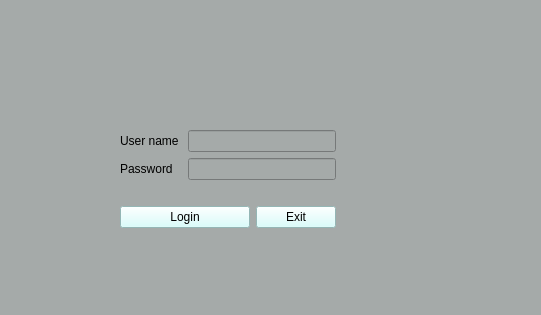
<?xml version="1.0" encoding="UTF-8"?>
<ui version="4.0">
 <class>new_login</class>
 <widget class="QMainWindow" name="new_login">
  <property name="geometry">
   <rect>
    <x>0</x>
    <y>0</y>
    <width>541</width>
    <height>315</height>
   </rect>
  </property>
  <property name="windowTitle">
   <string>Login User form</string>
  </property>
  <property name="styleSheet">
   <string notr="true">font: 700 10pt &quot;Times New Roman&quot;;
background-color: rgb(165, 170, 169);</string>
  </property>
  <widget class="QWidget" name="centralwidget">
   <widget class="QLabel" name="label_3">
    <property name="geometry">
     <rect>
      <x>60</x>
      <y>-5</y>
      <width>481</width>
      <height>111</height>
     </rect>
    </property>
    <property name="text">
     <string/>
    </property>
    <property name="pixmap">
     <pixmap>ui/logo-1.png</pixmap>
    </property>
   </widget>
   <widget class="QWidget" name="layoutWidget">
    <property name="geometry">
     <rect>
      <x>120</x>
      <y>130</y>
      <width>216</width>
      <height>98</height>
     </rect>
    </property>
    <layout class="QGridLayout" name="gridLayout">
     <item row="0" column="0">
      <widget class="QLabel" name="label">
       <property name="styleSheet">
        <string notr="true">font: 700 10pt &quot;Times New Roman&quot;;</string>
       </property>
       <property name="text">
        <string>User name</string>
       </property>
      </widget>
     </item>
     <item row="0" column="1" colspan="2">
      <widget class="QLineEdit" name="lineEdit"/>
     </item>
     <item row="1" column="0">
      <widget class="QLabel" name="label_2">
       <property name="styleSheet">
        <string notr="true">font: 700 10pt &quot;Times New Roman&quot;;</string>
       </property>
       <property name="text">
        <string>Password</string>
       </property>
      </widget>
     </item>
     <item row="1" column="1" colspan="2">
      <widget class="QLineEdit" name="lineEdit_2"/>
     </item>
     <item row="2" column="1" colspan="2">
      <widget class="QLabel" name="errorlabel">
       <property name="text">
        <string/>
       </property>
      </widget>
     </item>
     <item row="3" column="0" colspan="2">
      <widget class="QPushButton" name="pushButton">
       <property name="styleSheet">
        <string notr="true">font: 700 10pt &quot;Times New Roman&quot;;
background-color: rgb(207, 255, 253);</string>
       </property>
       <property name="text">
        <string>Login</string>
       </property>
      </widget>
     </item>
     <item row="3" column="2">
      <widget class="QPushButton" name="pushButton_2">
       <property name="styleSheet">
        <string notr="true">font: 700 10pt &quot;Times New Roman&quot;;
background-color: rgb(207, 255, 253);</string>
       </property>
       <property name="text">
        <string>Exit</string>
       </property>
      </widget>
     </item>
    </layout>
   </widget>
  </widget>
  <widget class="QStatusBar" name="statusbar"/>
 </widget>
 <resources/>
 <connections/>
</ui>
